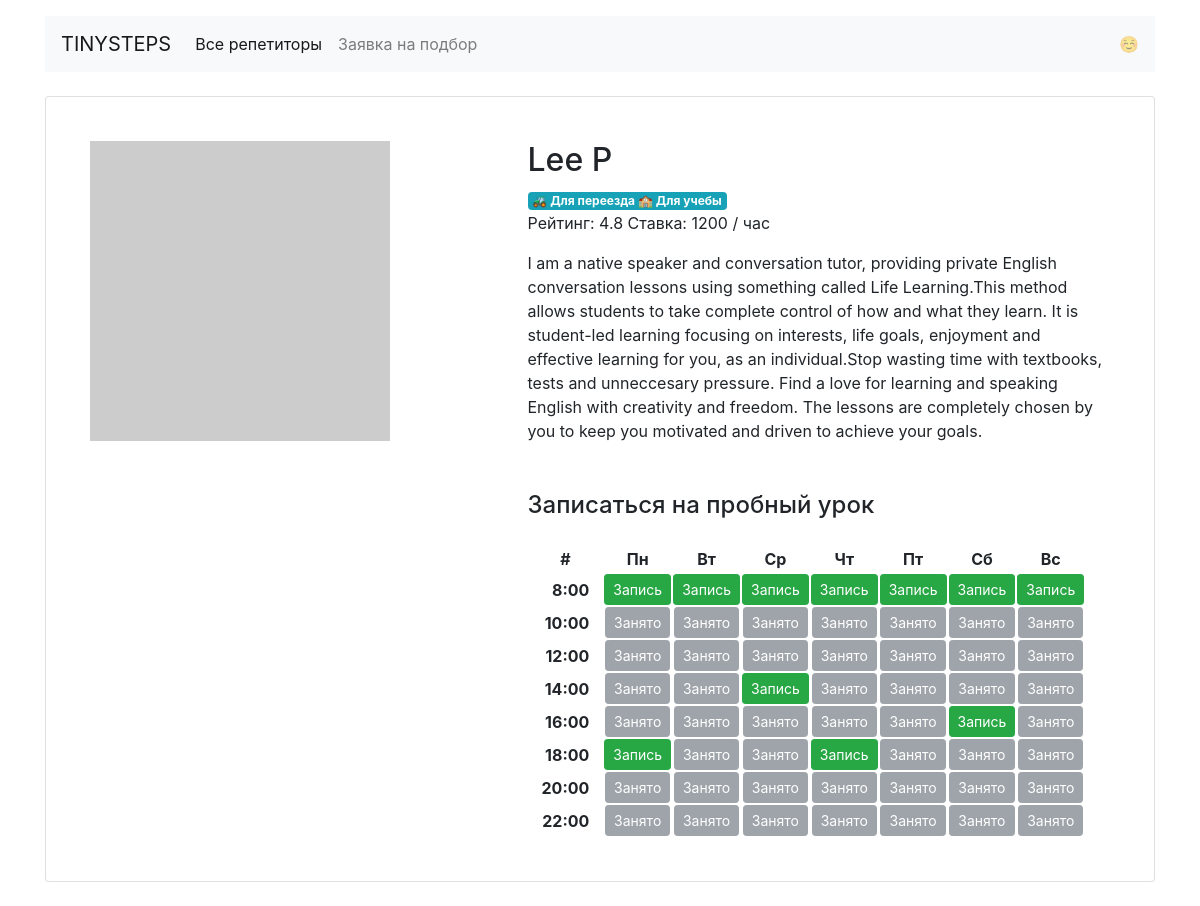
The app's page /profiles/1/ with its own data.
### app.py (models this page shows)
class Teachers(db.Model):
    __tablename__ = 'teachers'
    id = db.Column(db.Integer, primary_key=True)
    name = db.Column(db.String(50), unique=True, nullable=False)
    about = db.Column(db.String(1100), unique=True, nullable=False)
    rating = db.Column(db.Float, nullable=False, default=0.0)
    picture = db.Column(db.String(100), nullable=False)
    price = db.Column(db.Integer, nullable=False)
    teacher_relations = db.relationship('Booking', back_populates='booking_relations')

### app.py (the view)
@app.route('/profiles/<int:id>/', methods=['GET', 'POST'])
def profile(id):
    teachers = db.session.query(Teachers).all()
    profile_page = render_template('profile.html', id=id, teachers=teachers, profiles=profiles)
    return profile_page

### templates/profile.html
{% extends 'base.html' %}
{% block container %}
<main class="container mt-3">
  <form action="/profiles/" method="POST">
   <div class="card my-4 mx-auto">
      <div class="card-body m-2 m-md-4">
         <article class="row">
            {% set teacher = profiles.teachers[id] %}
            {% for item in teachers %}
            {% if item.id == id %}
            <div class="col-5"><img src="{{ item.picture }}" class="img-fluid" alt=""></div>
            <div class="col-7">
               <section class="teacher=info">
                  <h1 class="h2">{{ item.name }}</h1>
                  <p><span class="badge badge-info mr-2">
                     {%- for goal in teacher.goals -%}
                     <span> {{ profiles.goals[goal] }} </span>
                     {%- endfor -%}
                     </span><br>Рейтинг: {{ item.rating }} Ставка: {{ item.price }} / час
                  </p>
                  <p>{{ item.about }}</p>
               </section>
               <section class="available">
                  <h4 class="mb-4 mt-5">Записаться на пробный урок</h4>
                  {% set times = teacher.free['mon'].keys() %}
                  <table>
                     <tr align=center>
                        <th><span class="btn font-weight-bold py-0">#</span></th>
                        <th>Пн</th>
                        <th>Вт</th>
                        <th>Ср</th>
                        <th>Чт</th>
                        <th>Пт</th>
                        <th>Сб</th>
                        <th>Вс</th>
                     </tr>
                     {% for time in times %}
                     <tr>
                        <td align=right><span class="btn font-weight-bold py-0" name="time">{{ time }}:00</span></td>
                        {% for day in teacher.free.keys() %}
                        {% if teacher.free[day][time] %}
                        <td align=center><a href="/booking/{{ id }}/{{ day }}/{{ time|int }}/" class="btn btn-sm btn-success"> Запись </a></td>
                        {% else %}
                        <td align=center><a href="#" class="btn btn-sm btn-secondary disabled"> Занято </a></td>
                        {% endif %}
                        {% endfor %}
                     </tr>
                     {% endfor %}
                  </table>
               </section>
            </div>
            {% endif %}
            {% endfor %}
         </article>
      </div>
   </div>
  </form>
</main>
{% endblock %}

### records on screen
Teachers: name "Lee P", goals "🚜 Для переезда" "🏫 Для учебы", rating "4.8", price "1200", about "I am a native speaker and conversation tutor, providing private English conversation lessons using something called Life Learning.This method allows students to take complete control of how and what they learn. It is student-led learning focusing on interests, life goals, enjoyment and effective learning for you, as an individual.Stop wasting time with textbooks, tests and unneccesary pressure. Find a love for learning and speaking English with creativity and freedom. The lessons are completely chosen by you to keep you motivated and driven to achieve your goals.", times "8" "10" "12" "14" "16" "18" "20" "22"
